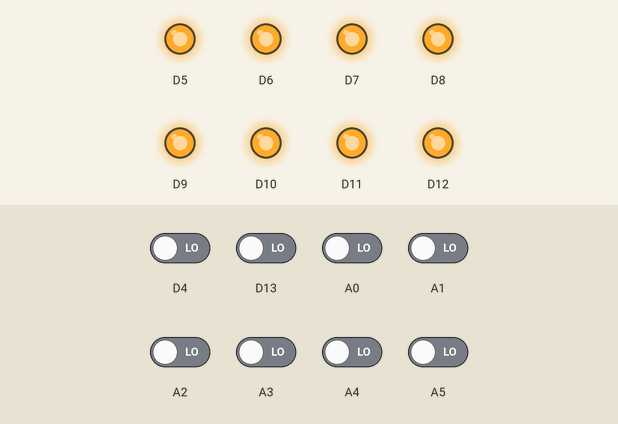
A program run on a simulated Arduino Nano RP2040 Connect. Parts: output pins drawn as LEDs (lit = HIGH). The inputs (shaded band) are chosen by the test bench; at power-on: A0–5, D4, D13 LOW. What the program prints to the serial monitor is not drawn.

Above: at 0.1 s.
Timing chart, 0 to 1.6 s (numbered marks = the images above):
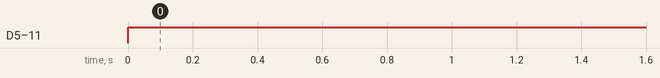

Measured:
- by itself, D5–11: LOW → HIGH at 0.00 s

The program:

main.cpp
```cpp
#include <Arduino.h>
#include "Porte.h"


//declaration des pores

Porte Porte1(12, 11, 10, 9, 8, 7, 6, 5);
Porte Porte2(13, 14, 15, 16, 17, 18, 19, 4);


void setup()
{

  Porte1.mode(1);
  Porte2.mode(2);

}

void loop (){

  Porte1.allume();
  Porte2.teste();
  if(Porte2.teste() == true)
  {
  Porte1.arreter();
  nature(Porte1, Porte2);
  }
  else{
        Serial.println("ni droit ni croisee");
    }

  delay(2000);

}
```

Porte.h
```cpp
class Porte
{
    //les attribue
public:
    int vertBlan;
    int verte;
    int orangeBlan;
    int bleu;
    int bleuBlan;
    int orange;
    int maronBlan;
    int maron;

    //constructeur
    Porte(int VB, int V, int OB, int B, int BB, int O, int MB, int M){
    vertBlan = VB;
    verte    = V;
    orangeBlan  = OB;
    bleu     = B;
    bleuBlan = BB;
    orange   = O;
    maronBlan = MB;
    maron    = M;
    }

    //j'ai declarais cette fonction pour envoyer un signale avec les brouche de outPut
    void allume(){
        digitalWrite(vertBlan, HIGH);
        digitalWrite(verte, HIGH);
        digitalWrite(orangeBlan, HIGH);
        digitalWrite(bleu, HIGH);
        digitalWrite(bleuBlan, HIGH);
        digitalWrite(orange, HIGH);
        digitalWrite(maronBlan, HIGH);
        digitalWrite(maron, HIGH);
    }
    //cette fonction pour essayer est ce que le caple ca marche ou ca marche pas
    // pour esssayer j'ai fais un tableau de 8 casier et j'ai rediger le contenu de chaque casier
    bool teste(){
        int TabGauche[8] = {};
        int somme = 0;
        TabGauche[0] = digitalRead(vertBlan);
        //Serial.println(TabGauche[0]);
        TabGauche[1] = digitalRead(verte);
        //Serial.println(TabGauche[1]);
        TabGauche[2] = digitalRead(orangeBlan);
        //Serial.println(TabGauche[2]);
        TabGauche[3] = digitalRead(bleu);
        //Serial.println(TabGauche[3]);
        TabGauche[4] = digitalRead(bleuBlan);
        //Serial.println(TabGauche[4]);
        TabGauche[5] = digitalRead(orange);
        //Serial.println(TabGauche[5]);
        TabGauche[6] = digitalRead(maronBlan);
        //Serial.println(TabGauche[6]);
        TabGauche[7] = digitalRead(maron);
        //Serial.println(TabGauche[7]);
    //quan le centenu de i (les 8)s'arrive plus la somme donc le cable fonction il y a un signale entre les 16 brouche
        for (int i = 0; i < 8; i++)
        {
            somme = somme + TabGauche[i];
        }

        if (somme == 8)
        {
            Serial.print("le cable fonnction ");
            return true;
        }
        else {
            Serial.print("le cable fonnction pas");
            return false;
        }
    }
    // fonction pour lire le signale est ce que arriver au non
    void arreter(){
        digitalWrite(vertBlan, LOW);
        digitalWrite(verte, LOW);
        digitalWrite(orangeBlan, LOW);
        digitalWrite(bleu, LOW);
        digitalWrite(bleuBlan, LOW);
        digitalWrite(orange, LOW);
        digitalWrite(maronBlan, LOW);
        digitalWrite(maron, LOW);

    }
    //cette fontion pour enregistre les centenu des Porte1.mode 1 et Porte2.mode 2 cas de fichier main.cpp
    void mode(int m){
        if (m == 1)
        {
            pinMode(vertBlan, OUTPUT);
            pinMode(verte, OUTPUT);
            pinMode(orangeBlan, OUTPUT);
            pinMode(bleu, OUTPUT);
            pinMode(bleuBlan, OUTPUT);
            pinMode(orange, OUTPUT);
            pinMode(maronBlan, OUTPUT);
            pinMode(maron, OUTPUT);
        }

        if (m == 2)
        {
            pinMode(vertBlan, INPUT);
            pinMode(verte, INPUT);
            pinMode(orangeBlan, INPUT);
            pinMode(bleu, INPUT);
            pinMode(bleuBlan, INPUT);
            pinMode(orange, INPUT);
            pinMode(maronBlan, INPUT);
            pinMode(maron, INPUT);
        }

         /* if (m == 3)
        {
            pinMode(orangeBlan, OUTPUT);
            pinMode(orange, OUTPUT);
            pinMode(vertBlan, OUTPUT);
            pinMode(bleu, OUTPUT);
            pinMode(bleuBlan, OUTPUT);
            pinMode(verte, OUTPUT);
            pinMode(maronBlan, OUTPUT);
            pinMode(maron, OUTPUT);
        }*/


    }
};
//j'ai fais une fonction pour les 3 cas
void nature(Porte p1, Porte p2){

    int somme_d = 0;
    int somme_c = 0;
    //declaration de les trois fonctionne envoi, recevoir_d, recevoir_c, //declation des tableau
    int envoi[8]      = {p1.vertBlan ,p1.verte, p1.orangeBlan, p1.bleu, p1.bleuBlan, p1.orange, p1.maronBlan, p1.maron};
    int recevoir_d[8] = {p2.vertBlan ,p2.verte, p2.orangeBlan, p2.bleu, p2.bleuBlan, p2.orange, p2.maronBlan, p2.maron};
    int recevoir_c[8] = {p2.orangeBlan , p2.orange, p2.vertBlan, p2.bleu, p2.bleuBlan, p2.verte, p2.maronBlan, p2.maron};
    //j'ai fais une seule boucle pour les trois fonctionne la premiere declaration pour la premiere fonnction

    for (int i = 0; i < 8; i++)
    {
        //allume tout le contenu de 1ere tableau
        //lire tout le contenu qui recevoi le 2eme tableau et fair +1 a la somme

        digitalWrite(envoi[i], HIGH);
        if (digitalRead(recevoir_d[i]) == HIGH)
        {
            somme_d = somme_d + 1;
        }
        else
        {
            somme_c =  somme_c + 1;
        }
    }
    //si la somme le 2eme tableau = 8 donc le cable c'est un cable drois
    //sinon la somme de 3eme tableau = 8 donc le cable est croisee
    if (somme_d == 8)
    {
        Serial.println(" droit");
    }else if(somme_c == 8){
        Serial.println("croisee");
    }
    else{
        Serial.println("ni droit ni croisee");
    }
}
```
